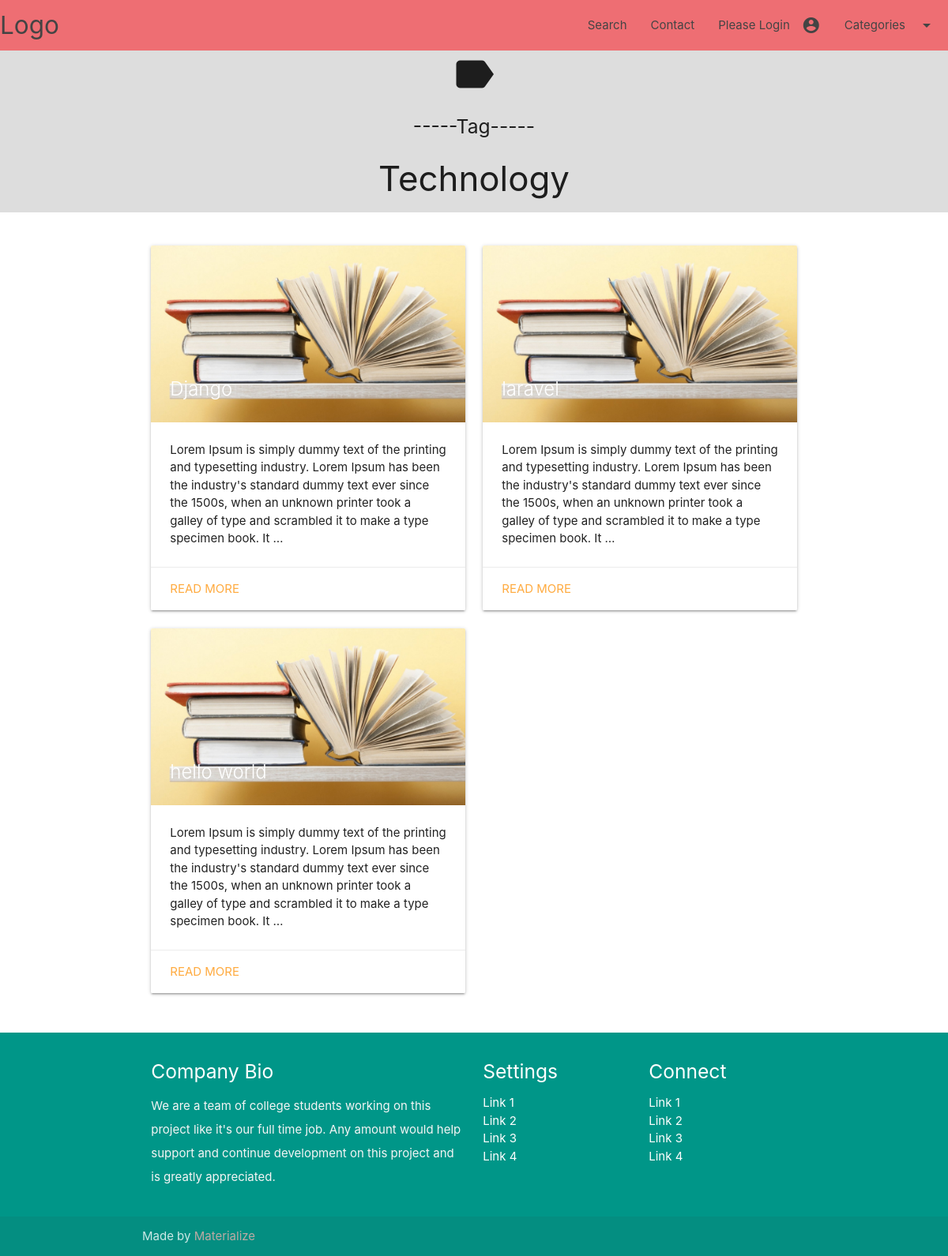
The app's page /tags/text with its own data.
### blog/models.py (models this page shows, shortened)
class Post(models.Model):
	title = models.CharField(max_length=255, verbose_name='Title')
	slug = models.SlugField(unique=True)
	status = models.CharField(choices=STATUS_CHOICES, default='draft', max_length=10,verbose_name='Status')
	publication_date = models.DateTimeField(verbose_name='Created')
	category = models.ForeignKey(Category, on_delete=models.CASCADE, verbose_name='Category')
	picture = models.ImageField(upload_to='uploads/%Y/%m/%d', blank=True, null=True, verbose_name='Picture')
	content =RichTextUploadingField(verbose_name='Content')
	author = models.CharField(max_length=30, default='Anonymous', verbose_name='Created by')
	tags = models.ManyToManyField(Tag)
	likes = models.IntegerField(default=0)
	class Meta:
		verbose_name='Post'
		verbose_name_plural = 'Posts'
	def get_absolute_url(self):
		return reverse('articledetails', args=[self.slug])

### blog/views.py (the view)
# urls.py: path('tags/<slug:tag_slug>', tags, name='tags'),
def tags(request, tag_slug):
    tags = Tag.objects.all()
    articles = Post.objects.filter(status='published').order_by('-publication_date')
    if tag_slug:
        tag = get_object_or_404(Tag, slug=tag_slug)
        articles = articles.filter(tags=tag)
    template = loader.get_template('tags.html')
    context = {
        'articles': articles,
        'tags': tags
    }
    return HttpResponse(template.render(context, request))

### artical/templates/tags.html
{% extends 'base.html' %}
{% load static %}
{% block banner %}
 <div class="row">
        <div style="background-color: #ddd;" class="col s12 m12 center-align">
          <i class="material-icons medium">label</i>
          <h5>-----Tag-----</h5>
          <h3>Technology</h3>
        </div>
 </div>
{% endblock %}
{% block content %}
  <div class="row">
  {% for article in articles %}
      <div class="col s12 m6">
      <div class="card">
        <div class="card-image">
        {% if article.picture %}
          <a href="{{ article.get_absolute_url }}"><img src="{{ article.picture.url }}"></a>
          <a href="{{ article.get_absolute_url }}"><span class="card-title">{{ article.title }}</span></a>
        {% else %}
          <img src="{% static 'img/default-thumbnail.jpg' %}">
        {% endif %}
        </div>
        <div class="card-content">
          {{ article.content|truncatechars:250  }}
        </div>
        <div class="card-action">
          <a href="{{ article.get_absolute_url }}">Read more</a>
        </div>
      </div>
    </div>
  {% endfor %}
    </div>
{% endblock %}

### artical/templates/base.html (shortened to what this page needs)
{% load static %}
<!DOCTYPE html>
<html lang="en">
<head>
  <link href="{% static 'css/materialize.css' %}" type="text/css" rel="stylesheet" media="screen,projection"/>
  <link href="{% static 'css/style.css' %}" type="text/css" rel="stylesheet" media="screen,projection"/>
</head>
<body>
<nav>
  <div class="nav-wrapper">
    <a href="{% url 'index' %}" class="brand-logo">Logo</a>
    <ul class="right hide-on-med-and-down">
      <li><a class="modal-trigger" data-target="modal1">Search</a></li>
      <li><a href="{% url 'contact' %}">Contact</a></li>
        <li><a href="{% if user.is_authenticated %} {% url 'profile' %} {% else %} {% url 'login' %} {% endif %}">{% if user.is_authenticated %}{{ user.username }} {% else %} Please Login {% endif %}<i class="material-icons right">account_circle</i></a>
      <li><a class="dropdown-trigger" href="#!" data-target="dropdown1">Categories<i class="material-icons right">arrow_drop_down</i></a></li>
    </ul>
  </div>
</nav>
  {% block banner %}
  {% endblock %}
  <div class="container">
    <div class="section">
      {% block content %}
      {% endblock %}
    </div>
  </div>
  <footer class="page-footer teal">
    <div class="container">
      <div class="row">
        <div class="col l6 s12">
          <h5 class="white-text">Company Bio</h5>
          <p class="grey-text text-lighten-4">We are a team of college students working on this project like it's our full time job. Any amount would help support and continue development on this project and is greatly appreciated.</p>
        </div>
        <div class="col l3 s12">
          <h5 class="white-text">Settings</h5>
          <ul>
            <li><a class="white-text" href="#!">Link 1</a></li>
            <li><a class="white-text" href="#!">Link 2</a></li>
            <li><a class="white-text" href="#!">Link 3</a></li>
            <li><a class="white-text" href="#!">Link 4</a></li>
          </ul>
        </div>
        <div class="col l3 s12">
          <h5 class="white-text">Connect</h5>
          <ul>
            <li><a class="white-text" href="#!">Link 1</a></li>
            <li><a class="white-text" href="#!">Link 2</a></li>
            <li><a class="white-text" href="#!">Link 3</a></li>
            <li><a class="white-text" href="#!">Link 4</a></li>
          </ul>
        </div>
      </div>
    </div>
    <div class="footer-copyright">
      <div class="container">
      Made by <a class="brown-text text-lighten-3" href="http://materializecss.com">Materialize</a>
      </div>
    </div>
  </footer>
  </body>
</html>

### artical/static/css/style.css (style rules this page uses)
nav ul a, nav .brand-logo { color: #444; }
p { line-height: 2rem; }
footer.page-footer { margin: 0; }

### records on screen
Post: picture (picture), title "Django", content "Lorem Ipsum is simply dummy text of the printing and typesetting industry. Lorem Ipsum has been the industry's standard dummy text ever since the 1500s, when an unknown printer took a galley of type and scrambled it to make a type specimen book. It …"
Post: picture (picture), title "laravel", content "Lorem Ipsum is simply dummy text of the printing and typesetting industry. Lorem Ipsum has been the industry's standard dummy text ever since the 1500s, when an unknown printer took a galley of type and scrambled it to make a type specimen book. It …"
Post: picture (picture), title "hello world", content "Lorem Ipsum is simply dummy text of the printing and typesetting industry. Lorem Ipsum has been the industry's standard dummy text ever since the 1500s, when an unknown printer took a galley of type and scrambled it to make a type specimen book. It …"
